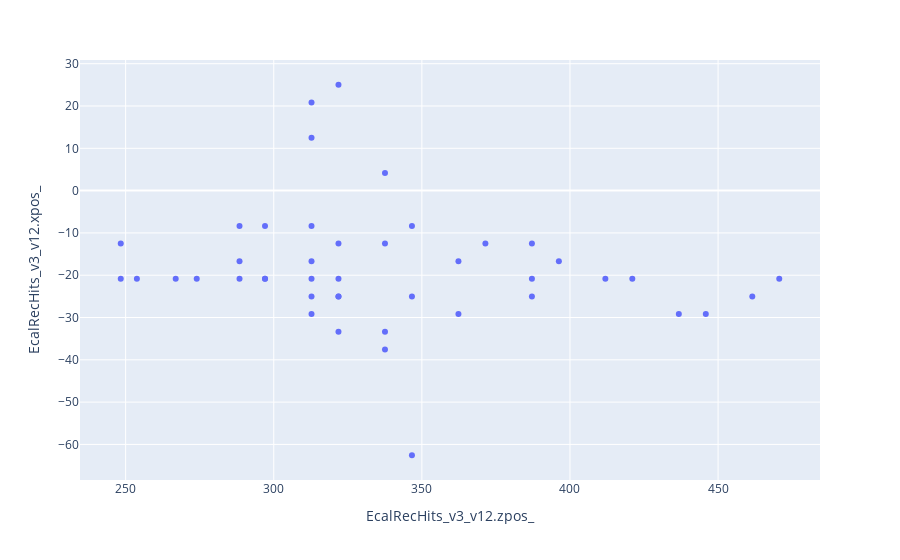
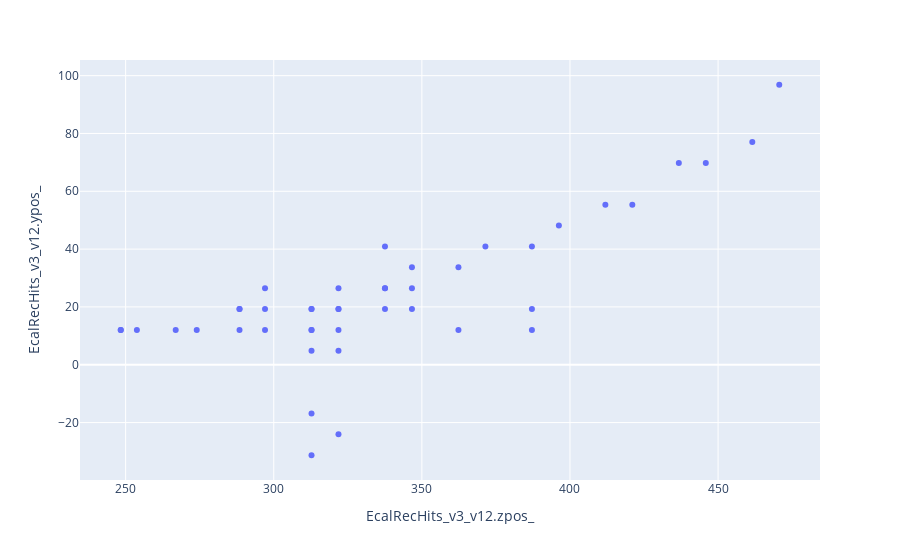
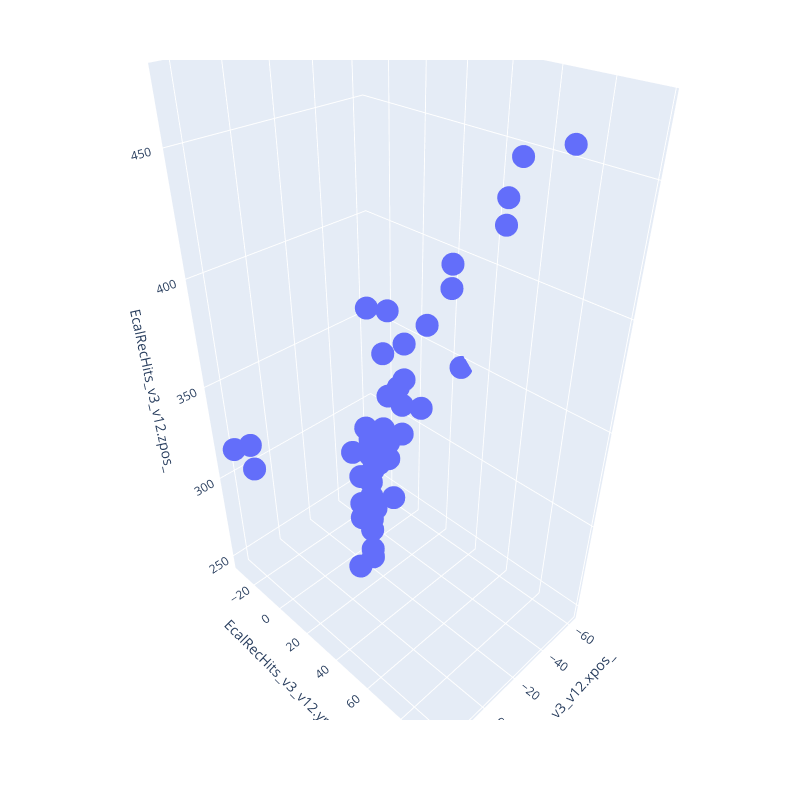

Source (notebook cell) for these figures, in order:
### Code cell
#Try to plot the projections
import plotly.graph_objects as go
from plotly.subplots import make_subplots

eventNr = 1
ecal_rec_hits_flat = ecal_rec_hits_flat[ecal_rec_hits_flat["entry"] == eventNr]


trace1 = go.Scatter(
    x=ecal_rec_hits_flat["EcalRecHits_v3_v12.zpos_"],
    y=ecal_rec_hits_flat["EcalRecHits_v3_v12.xpos_"],
    error_y = dict(
    # value of error bar given in data coordinates
        type ='data',
        array = [0.02,0.02,0.02,0.02,0.02,0.02,0.02,0.02,0.02,0.02],
        visible = True),
    mode='markers',
    marker=dict(
        size=5,
        line=dict(width=0)),
    name='hits')


fig = ecal_rec_hits_flat.plot.scatter(x="EcalRecHits_v3_v12.zpos_",y="EcalRecHits_v3_v12.xpos_",)
#fig.update_traces(marker_size = 4)
#fig.add_trace(trace1)
#fig.update_xaxes(range=[200, 700])
#fig.update_yaxes(range=[-100, 100])
fig.show()

fig = ecal_rec_hits_flat.plot.scatter(x="EcalRecHits_v3_v12.zpos_",y="EcalRecHits_v3_v12.ypos_")
#fig.update_xaxes(range=[200, 700])
#fig.update_yaxes(range=[-100, 100])
#fig.update_traces(marker_size = 4)
#fig.add_trace(trace1)
fig.show()

fig = px.scatter_3d(ecal_rec_hits_flat, x='EcalRecHits_v3_v12.xpos_', y='EcalRecHits_v3_v12.ypos_', z='EcalRecHits_v3_v12.zpos_',width = 800, height = 800)
#fig.update_layout(autosize=False,margin=dict(l=0, r=0, b=0, t=0))
#fig.update_traces(marker_size = 4)

#fig.update_xaxes(range=[200, 700])
#fig.update_yaxes(range=[-100, 100])


#fig.update_layout(
#    scene = dict(
#        xaxis = dict(nticks=6, range=[200,700],),
#                     yaxis = dict(nticks=10, range=[-100,100],),
#                     zaxis = dict(nticks=10, range=[-100,100],),),
#    autosize=False,
#    margin=dict(r=20, l=10, b=10, t=10))



fig.show()

### Figure 1 — Plotly figure (JSON) as saved in the notebook; plotly's stock layout.template omitted (floating-point values rounded to 4 significant figures)
{"data": [{"hovertemplate": "EcalRecHits_v3_v12.zpos_=%{x}<br>EcalRecHits_v3_v12.xpos_=%{y}<extra></extra>", "legendgroup": "", "marker": {"color": "#636efa", "symbol": "circle"}, "mode": "markers", "name": "", "orientation": "v", "showlegend": false, "type": "scatter", "x": [387.1, 346.6, 346.6, 337.5, 362.4, 362.4, 346.6, 371.5, 312.8, 312.8, 387.1, 337.5, 387.1, 396.2, 321.9, 412.0, 421.0, 436.8, 445.9, 461.5, 470.6, 248.4, 312.8, 253.8, 266.9, 274, 288.5, 288.5, 288.5, 297.0, 297.0, 297.0, 312.8, 248.4, 312.8, 312.8, 321.9, 321.9, 321.9, 321.9, 312.8, 321.9, 337.5, 337.5], "xaxis": "x", "y": [-12.51, -25.02, -8.341, 4.171, -29.19, -16.68, -62.56, -12.51, 20.85, 12.51, -25.02, -37.54, -20.85, -16.68, 25.02, -20.85, -20.85, -29.19, -29.19, -25.02, -20.85, -12.51, -29.19, -20.85, -20.85, -20.85, -20.85, -8.341, -16.68, -20.85, -8.341, -20.85, -20.85, -20.85, -25.02, -8.341, -20.85, -12.51, -25.02, -33.37, -16.68, -25.02, -33.37, -12.51], "yaxis": "y"}], "layout": {"autosize": true, "legend": {"tracegroupgap": 0}, "margin": {"t": 60}, "xaxis": {"anchor": "y", "autorange": true, "domain": [0, 1], "range": [235.2, 483.8], "title": {"text": "EcalRecHits_v3_v12.zpos_"}, "type": "linear"}, "yaxis": {"anchor": "x", "autorange": true, "domain": [0, 1], "range": [-69.34, 31.81], "title": {"text": "EcalRecHits_v3_v12.xpos_"}, "type": "linear"}}}

### Figure 2 — Plotly figure (JSON) as saved in the notebook; plotly's stock layout.template omitted (floating-point values rounded to 4 significant figures)
{"data": [{"hovertemplate": "EcalRecHits_v3_v12.zpos_=%{x}<br>EcalRecHits_v3_v12.ypos_=%{y}<extra></extra>", "legendgroup": "", "marker": {"color": "#636efa", "symbol": "circle"}, "mode": "markers", "name": "", "orientation": "v", "showlegend": false, "type": "scatter", "x": [387.1, 346.6, 346.6, 337.5, 362.4, 362.4, 346.6, 371.5, 312.8, 312.8, 387.1, 337.5, 387.1, 396.2, 321.9, 412.0, 421.0, 436.8, 445.9, 461.5, 470.6, 248.4, 312.8, 253.8, 266.9, 274, 288.5, 288.5, 288.5, 297.0, 297.0, 297.0, 312.8, 248.4, 312.8, 312.8, 321.9, 321.9, 321.9, 321.9, 312.8, 321.9, 337.5, 337.5], "xaxis": "x", "y": [40.93, 19.26, 33.71, 40.93, 12.04, 33.71, 26.49, 40.93, -16.86, -31.3, 19.26, 26.49, 12.04, 48.16, -24.08, 55.38, 55.38, 69.83, 69.83, 77.05, 96.85, 12.04, 12.04, 12.04, 12.04, 12.04, 12.04, 19.26, 19.26, 12.04, 19.26, 26.49, 12.04, 12.04, 19.26, 19.26, 12.04, 26.49, 19.26, 19.26, 4.816, 4.816, 19.26, 26.49], "yaxis": "y"}], "layout": {"autosize": true, "legend": {"tracegroupgap": 0}, "margin": {"t": 60}, "xaxis": {"anchor": "y", "autorange": true, "domain": [0, 1], "range": [235.2, 483.8], "title": {"text": "EcalRecHits_v3_v12.zpos_"}, "type": "linear"}, "yaxis": {"anchor": "x", "autorange": true, "domain": [0, 1], "range": [-41.23, 106.8], "title": {"text": "EcalRecHits_v3_v12.ypos_"}, "type": "linear"}}}

### Figure 3 — Plotly figure (JSON) as saved in the notebook; plotly's stock layout.template omitted (floating-point values rounded to 4 significant figures)
{"data": [{"hovertemplate": "EcalRecHits_v3_v12.xpos_=%{x}<br>EcalRecHits_v3_v12.ypos_=%{y}<br>EcalRecHits_v3_v12.zpos_=%{z}<extra></extra>", "legendgroup": "", "marker": {"color": "#636efa", "symbol": "circle"}, "mode": "markers", "name": "", "scene": "scene", "showlegend": false, "type": "scatter3d", "x": [-12.51, -25.02, -8.341, 4.171, -29.19, -16.68, -62.56, -12.51, 20.85, 12.51, -25.02, -37.54, -20.85, -16.68, 25.02, -20.85, -20.85, -29.19, -29.19, -25.02, -20.85, -12.51, -29.19, -20.85, -20.85, -20.85, -20.85, -8.341, -16.68, -20.85, -8.341, -20.85, -20.85, -20.85, -25.02, -8.341, -20.85, -12.51, -25.02, -33.37, -16.68, -25.02, -33.37, -12.51], "y": [40.93, 19.26, 33.71, 40.93, 12.04, 33.71, 26.49, 40.93, -16.86, -31.3, 19.26, 26.49, 12.04, 48.16, -24.08, 55.38, 55.38, 69.83, 69.83, 77.05, 96.85, 12.04, 12.04, 12.04, 12.04, 12.04, 12.04, 19.26, 19.26, 12.04, 19.26, 26.49, 12.04, 12.04, 19.26, 19.26, 12.04, 26.49, 19.26, 19.26, 4.816, 4.816, 19.26, 26.49], "z": [387.1, 346.6, 346.6, 337.5, 362.4, 362.4, 346.6, 371.5, 312.8, 312.8, 387.1, 337.5, 387.1, 396.2, 321.9, 412.0, 421.0, 436.8, 445.9, 461.5, 470.6, 248.4, 312.8, 253.8, 266.9, 274, 288.5, 288.5, 288.5, 297.0, 297.0, 297.0, 312.8, 248.4, 312.8, 312.8, 321.9, 321.9, 321.9, 321.9, 312.8, 321.9, 337.5, 337.5]}], "layout": {"height": 800, "legend": {"tracegroupgap": 0}, "margin": {"t": 60}, "scene": {"aspectmode": "auto", "aspectratio": {"x": 0.6457, "y": 0.9449, "z": 1.639}, "domain": {"x": [0, 1], "y": [0, 1]}, "xaxis": {"title": {"text": "EcalRecHits_v3_v12.xpos_"}, "type": "linear"}, "yaxis": {"title": {"text": "EcalRecHits_v3_v12.ypos_"}, "type": "linear"}, "zaxis": {"title": {"text": "EcalRecHits_v3_v12.zpos_"}, "type": "linear"}}, "width": 800}}
